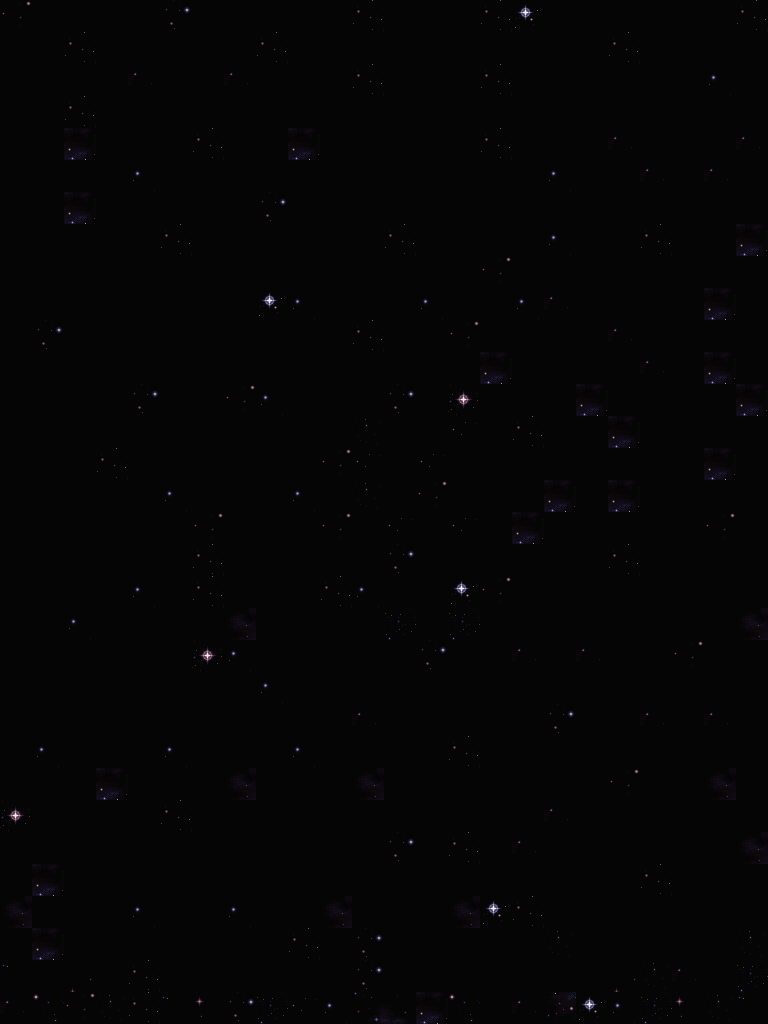

This is a level from a 2D game, rendered from its Tiled map with the project's own tilesets. A one-line summary and the map file follow, with tile-layer data summarised:
An orthogonal 24x32 tile map with 32x32 px tiles, 1 tile layer (タイル・レイヤー1).

<map version="1.0" orientation="orthogonal" renderorder="right-down" width="24" height="32" tilewidth="32" tileheight="32" nextobjectid="1">
 <tileset firstgid="1" name="mat_077" tilewidth="32" tileheight="32" spacing="8" margin="8">
  <image source="mat_077.png" width="336" height="376" />
 </tileset>
 <layer name="タイル・レイヤー1" width="24" height="32">
  <data>[768 cells, 768 non-empty, 20 distinct tile ids]</data>
 </layer>
</map>
